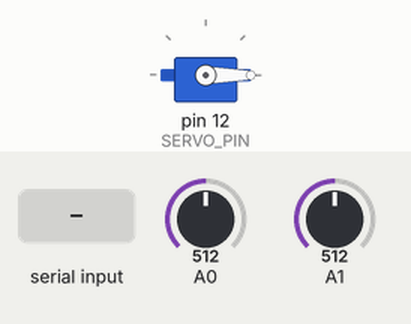
Bench run of a sketch on a simulated Arduino Uno, built with avr-gcc and run on an emulated ATmega328P. Shown: servo. The test bench sets the inputs (shaded band); at power-on: A0 = 512, A1 = 512. What the sketch prints to the serial monitor is not drawn.

Above: at 0.88 s.
1.3 s: "1" received over Serial
At 1.3 s:
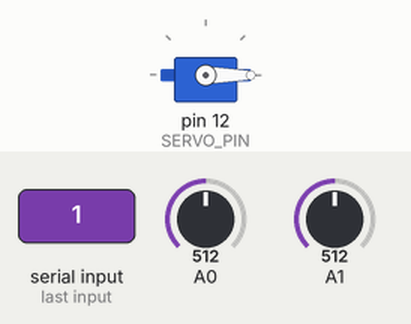
Timing chart, 0 to 4.3 s (numbered marks = the images above; inputs shaded):
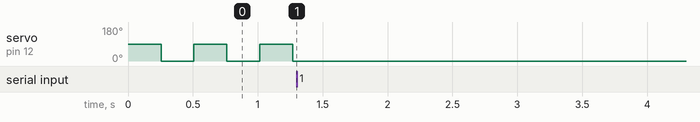

Measured:
- after the input at 1.3 s, servo on pin 12 (SERVO_PIN): stops changing and stays 0°
- by itself, servo on pin 12 (SERVO_PIN): alternates 90° for 0.25 s and 0° for 0.25 s

The sketch:

Arduino.ino
```cpp
// Servo không hoạt động với SoftwareSerial
#include <ArduinoJson.h>
StaticJsonDocument<200> controlJson;
StaticJsonDocument<200> messageJson;
DeserializationError error;
/****************************************
 * Stepper
 */
#include <Servo.h>
const int SERVO_PIN = 12;
Servo servo;

int servo_delay_count = 0;
const int servo_max_delay = 50;
int sensor_delay_count = 0;
const int sensor_max_delay = 10;
//
int vrx, vry;
int degree = 90;
int steps;
/****************************************
 * Main
 */
void setup() {
  Serial.begin(115200);
  servo.attach(SERVO_PIN);
}

void loop() {
  if (Serial.available()) {
    error = deserializeJson(controlJson, Serial);
    if (!error) {
      degree = controlJson["degree"].as<int>();
    }
  }
  // do rotate
  if (servo_delay_count == 0) {
    servo.write(degree);
  } else if (servo_delay_count == (servo_max_delay >> 1)) {
    servo.write(0);
  }
  servo_delay_count++;
  if (servo_delay_count == servo_max_delay)
    servo_delay_count = 0;
  // read sensor value

  if (sensor_delay_count == 0) {
    vrx = analogRead(A0);
    vry = analogRead(A1);
    messageJson["x"] = vrx;
    messageJson["y"] = vry;
    serializeJson(messageJson, Serial);
  }
  sensor_delay_count++;
  if (sensor_delay_count == sensor_max_delay)
    sensor_delay_count = 0;

  delay(10);
}
```
